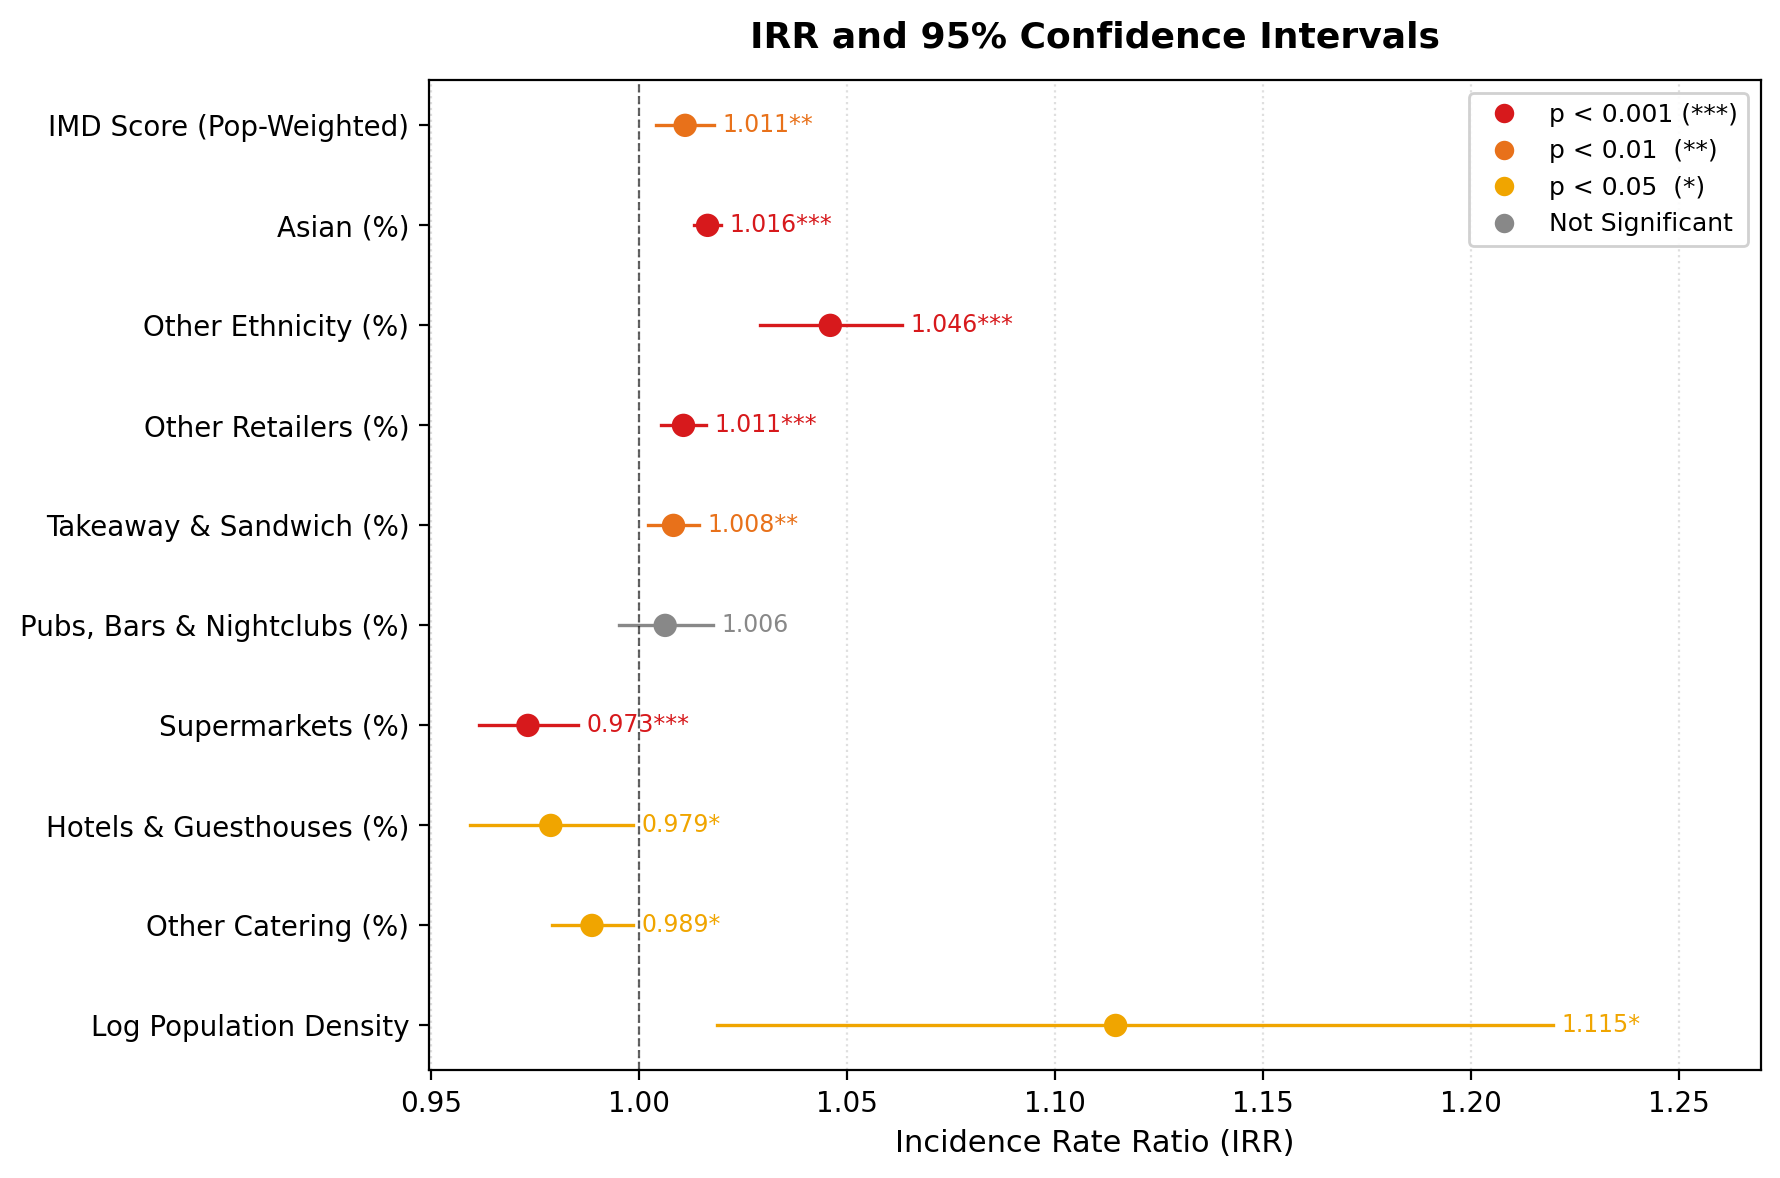

Recreate this plot in Python.
import pandas as pd
import numpy as np
import matplotlib
matplotlib.use("Agg")
import matplotlib.pyplot as plt

df = pd.read_csv("NBR/vif_final/9_nbr_results_vif_final.csv", encoding="utf-8-sig")

df = df[~df["Variable"].isin(["Intercept", "alpha"])].copy()

df["IRR_lower"] = np.exp(df["CI_lower"])
df["IRR_upper"] = np.exp(df["CI_upper"])

LABEL_MAP = {
    "IMD":                              "IMD Score (Pop-Weighted)",
    "Asian":                            "Asian (%)",
    "Other":                            "Other Ethnicity (%)",
    "retailers___other":                "Other Retailers (%)",
    "takeaway_sandwich_shop":           "Takeaway & Sandwich (%)",
    "pub_bar_nightclub":                "Pubs, Bars & Nightclubs (%)",
    "supermarkets_hypermarkets":        "Supermarkets (%)",
    "hotel_bed_and_breakfast_guest_house": "Hotels & Guesthouses (%)",
    "other_catering_premises":          "Other Catering (%)",
    "log_pop_density":                  "Log Population Density",
}
df["label"] = df["Variable"].map(LABEL_MAP).fillna(df["Variable"])

def dot_color(sig):
    if sig == "***": return "#d7191c"
    if sig == "**":  return "#e8711a"
    if sig == "*":   return "#f0a500"
    return "#888888"

df["color"] = df["Sig"].fillna("").apply(dot_color)

df = df.iloc[::-1].reset_index(drop=True)

fig, ax = plt.subplots(figsize=(9, 6))

y = np.arange(len(df))

for i, row in df.iterrows():
    ax.plot([row["IRR_lower"], row["IRR_upper"]], [i, i],
            color=row["color"], linewidth=1.2, zorder=2)

ax.scatter(df["IRR"], y, color=df["color"], s=55, zorder=3)

ax.axvline(x=1, color="black", linewidth=0.8, linestyle="--", alpha=0.6)

ax.set_yticks(y)
ax.set_yticklabels(df["label"], fontsize=10)

for i, row in df.iterrows():
    sig = row["Sig"] if pd.notna(row["Sig"]) else ""
    ax.text(row["IRR_upper"] + 0.002, i,
            f'{row["IRR"]:.3f}{sig}',
            va="center", ha="left", fontsize=8.5, color=row["color"])

ax.set_xlabel("Incidence Rate Ratio (IRR)", fontsize=11)
ax.set_title("IRR and 95% Confidence Intervals",
             fontsize=13, fontweight="bold", pad=12)

from matplotlib.lines import Line2D
legend_elements = [
    Line2D([0], [0], marker="o", color="w", markerfacecolor="#d7191c", markersize=8, label="p < 0.001 (***)"),
    Line2D([0], [0], marker="o", color="w", markerfacecolor="#e8711a", markersize=8, label="p < 0.01  (**)"),
    Line2D([0], [0], marker="o", color="w", markerfacecolor="#f0a500", markersize=8, label="p < 0.05  (*)"),
    Line2D([0], [0], marker="o", color="w", markerfacecolor="#888888", markersize=8, label="Not Significant"),
]
ax.legend(handles=legend_elements, loc="upper right", fontsize=9, framealpha=0.9)

ax.set_xlim(left=df["IRR_lower"].min() - 0.01, right=df["IRR_upper"].max() + 0.05)
ax.grid(axis="x", linestyle=":", alpha=0.4)
plt.tight_layout()
plt.savefig("NBR/vif_final/forest_plot_vif_final.png", dpi=200, bbox_inches="tight")
plt.close()
print("已保存：NBR/vif_final/forest_plot_vif_final.png")
